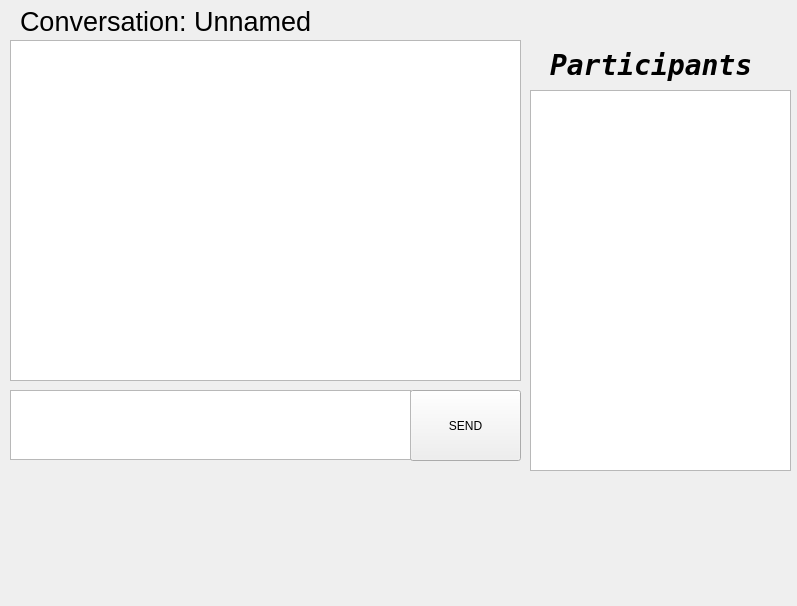
<?xml version="1.0" encoding="UTF-8"?>
<ui version="4.0">
 <class>Form</class>
 <widget class="QWidget" name="Form">
  <property name="geometry">
   <rect>
    <x>0</x>
    <y>0</y>
    <width>797</width>
    <height>606</height>
   </rect>
  </property>
  <property name="windowTitle">
   <string>Form</string>
  </property>
  <widget class="QTextEdit" name="textEdit">
   <property name="geometry">
    <rect>
     <x>10</x>
     <y>40</y>
     <width>511</width>
     <height>341</height>
    </rect>
   </property>
   <property name="readOnly">
    <bool>true</bool>
   </property>
  </widget>
  <widget class="QTextEdit" name="textEdit_2">
   <property name="geometry">
    <rect>
     <x>530</x>
     <y>90</y>
     <width>261</width>
     <height>381</height>
    </rect>
   </property>
  </widget>
  <widget class="QLabel" name="label">
   <property name="geometry">
    <rect>
     <x>550</x>
     <y>50</y>
     <width>211</width>
     <height>31</height>
    </rect>
   </property>
   <property name="font">
    <font>
     <family>DejaVu Sans Mono</family>
     <pointsize>21</pointsize>
     <weight>75</weight>
     <italic>true</italic>
     <bold>true</bold>
    </font>
   </property>
   <property name="text">
    <string>Participants</string>
   </property>
  </widget>
  <widget class="QPushButton" name="pushButton">
   <property name="geometry">
    <rect>
     <x>410</x>
     <y>390</y>
     <width>111</width>
     <height>71</height>
    </rect>
   </property>
   <property name="text">
    <string>SEND</string>
   </property>
  </widget>
  <widget class="QTextEdit" name="textEdit_3">
   <property name="geometry">
    <rect>
     <x>10</x>
     <y>390</y>
     <width>401</width>
     <height>70</height>
    </rect>
   </property>
  </widget>
  <widget class="QLabel" name="label_2">
   <property name="geometry">
    <rect>
     <x>20</x>
     <y>6</y>
     <width>431</width>
     <height>31</height>
    </rect>
   </property>
   <property name="font">
    <font>
     <pointsize>20</pointsize>
    </font>
   </property>
   <property name="text">
    <string>Conversation: Unnamed</string>
   </property>
  </widget>
 </widget>
 <resources/>
 <connections/>
</ui>
